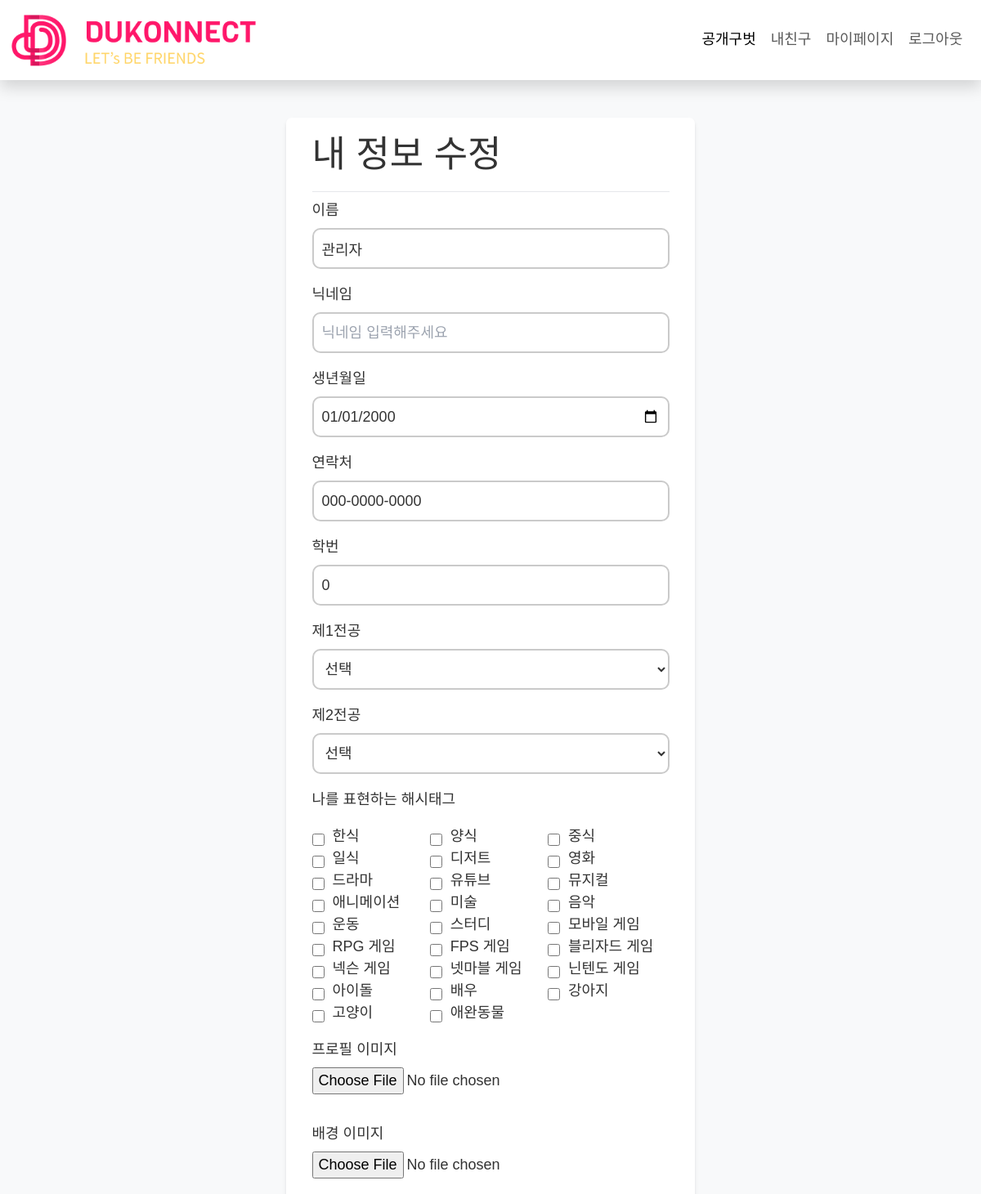
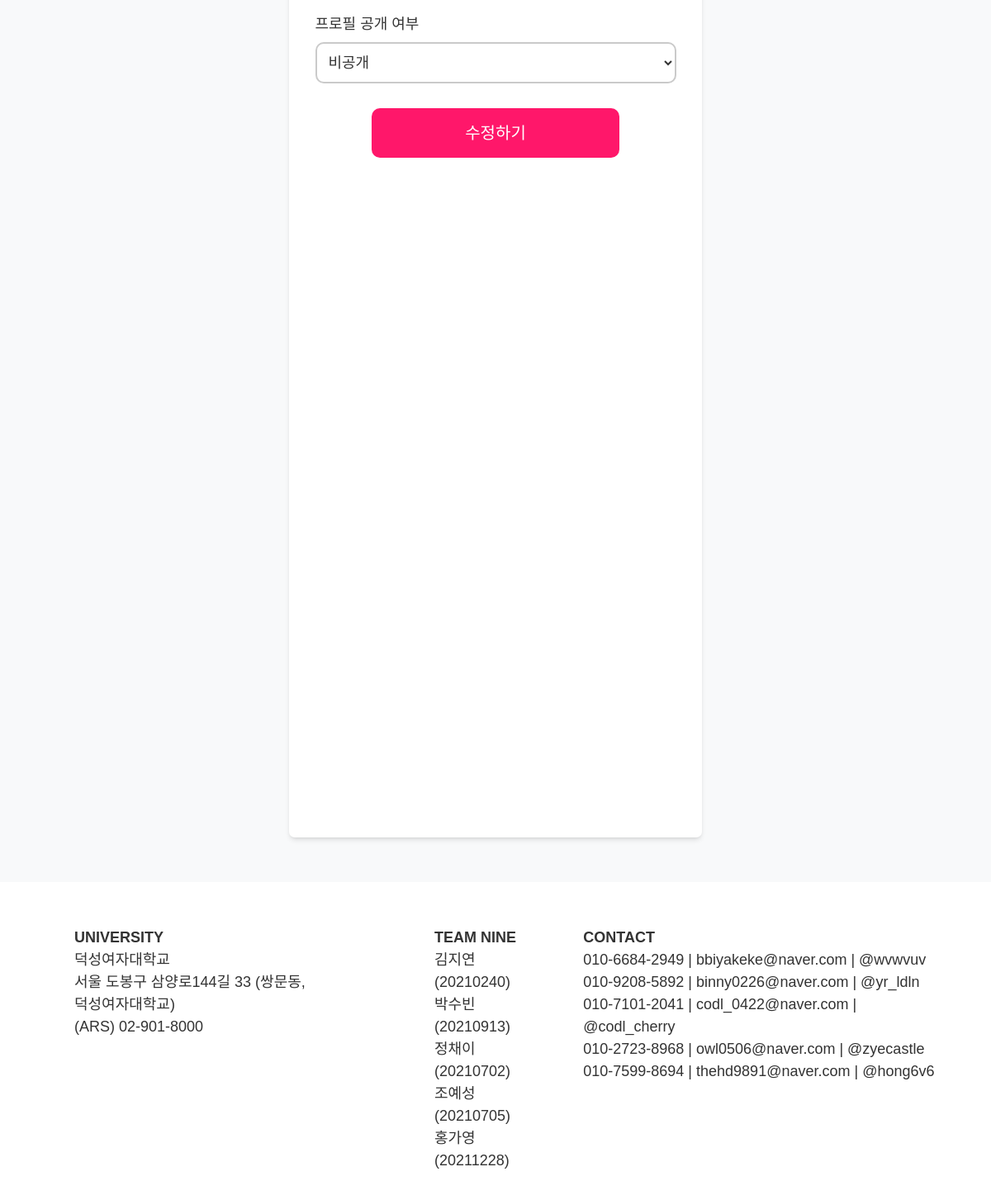
Page /accounts/update/ (signed in) on the committed database (2 pictures, top to bottom).
### app/models.py (models this page shows)
class User(AbstractUser):
    major = [
        ('국어국문학전공', '국어국문학전공'),
        ('일어일문학전공', '일어일문학전공'),
        ('중어중문학전공', '중어중문학전공'),
        ('영어영문학전공', '영어영문학전공'),
        ('불어불문학전공', '불어불문학전공'),
        ('독어독문학전공', '독어독문학전공'),
        ('스페인어전공', '스페인어전공'),
        ('사학전공', '사학전공'),
        ('철학전공', '철학전공'),
        ('미술사학전공', '미술사학전공'),
        ('경영학전공', '경영학전공'),
        ('회계학전공', '회계학전공'),
        ('국제통상학전공', '국제통상학전공'),
        ('법학전공', '법학전공'),
        ('문헌정보학전공', '문헌정보학전공'),
        ('사회학전공', '사회학전공'),
        ('심리학전공', '심리학전공'),
        ('아동가족학전공', '아동가족학전공'),
        ('사회복지학전공', '사회복지학전공'),
        ('정치외교학전공', '정치외교학전공'),
        ('의상디자인전공', '의상디자인전공'),
        ('유아교육과', '유아교육과'),
        ('디지털소프트웨어공학부', '디지털소프트웨어공학부'),
        ('컴퓨터공학전공', '컴퓨터공학전공'),
        ('IT미디어공학전공', 'IT미디어공학전공'),
        ('사이버보안전공', '사이버보안전공'),
        ('소프트웨어전공', '소프트웨어전공'),
        ('바이오공학전공', '바이오공학전공'),
        ('수학전공', '수학전공'),
        ('정보통계학전공', '정보통계학전공'),
        ('화학전공', '화학전공'),
        ('식품영양학전공', '식품영양학전공'),
        ('생활체육학전공', '생활체육학전공'),
        ('동양화전공', '동양화전공'),
        ('서양화전공', '서양화전공'),
        ('실내디자인전공', '실내디자인전공'),
        ('시각디자인전공', '시각디자인전공'),
        ('텍스타일디자인전공', '텍스타일디자인전공'),
        ('한국학전공', '한국학전공'),
        ('한국어교육전공', '한국어교육전공'),
        ('가상현실융합학과', '가상현실융합학과'),
        ('데이터사이언스학과', '데이터사이언스학과'),
    ]
    name = models.CharField(max_length=20, name="name")
    nickname = models.CharField(max_length=20, name="nickname", null=True)
    studentID = models.IntegerField(name="studentID")
    birth = models.DateField(null=True, name="birth")
    tel = models.CharField(max_length=20, name="tel")
    major1 = models.CharField(max_length=20, choices=major)
    major2 = models.CharField(max_length=20, choices=major, null=True)
    tag = models.ManyToManyField(Tag, blank=True)
    open_profile = models.BooleanField()
    prof_image = models.ImageField(upload_to='images/profile/%Y/%m/%d/', blank=True)
    back_image = models.ImageField(upload_to='images/background/%Y/%m/%d/', blank=True)
    friends = models.TextField(blank=True)
    liked = models.TextField(blank=True)
    like = models.TextField(blank=True)
    create_at = models.DateTimeField(auto_now_add=True)
    update_at = models.DateTimeField(auto_now=True)
    REQUIRED_FIELDS = ['name', 'studentID', 'birth', 'tel', 'open_profile']

class Tag(models.Model):
    name = models.CharField(max_length=50)
    slug = models.SlugField(max_length=200, unique=True, allow_unicode=True)
    def __str__(self):
        return self.name

### app/views.py (the view)
# urls.py: path('accounts/update/', views.update, name='update'),
def update(request):
    if request.method == "POST":
        form = CustomUserChangeForm(request.POST,instance=request.user)
        if form.is_valid():
            user = form.save(commit=False)  # 인스턴스를 바로 저장하지 않음
            user.tag.set(form.cleaned_data['tag'])
            user.prof_image = form.cleaned_data['prof_image']
            user.back_image = form.cleaned_data['back_image']
            user.save()
            return redirect("/mypage")
    else:
        form = CustomUserChangeForm(instance=request.user)
    context = {'form' : form}
    return render(request, 'accounts/update.html', context)

### app/templates/accounts/update.html (shortened to what this page needs)
{% extends 'module/sm_base.html' %}
{% block title %}내 정보 수정{% endblock %}
{% block content %}
    <form method="POST" aciton="{% url 'app:update' %}">
        {{form.as_p}}
        <button type="submit" class="pink acc-btn">수정하기</button>
      </div>
{% endblock %}

### app/static/css/common.css (style rules this page uses)
* { margin: 0; padding: 0; list-style: none; box-sizing: border-box; text-decoration: none; border: none; outline: none; font-size: 18px; color: #333; font-family: 'Noto Sans KR', sans-serif; word-break: keep-all; text-align: left; }
label { min-width: 130px; }
input, select, input[type='date'] { background: #FFF; border: 2px solid #cacaca; border-radius: 10px; box-shadow: 0px 0px 6px rgba(0, 0, 0, 0.25); height: 40px; min-width: 270px; padding: 0 10px !important; }
form p { display: flex; flex-direction: column; }
form input, form select, form input[type='date'] { width: 100%; height: 50px; box-shadow: none; margin-top: 8px; }
form input[type='checkbox'] { box-shadow: none; min-width: 15px; min-height: 15px; width: 15px; height: 15px; margin-right: 10px; padding: 0 !important; }
form input[type='file'] { box-shadow: none; border: none; border-radius: 0; padding: 0 !important; }
#id_tag { display: flex; flex-wrap: wrap; }
#id_tag div { width: 33%; }
#id_tag label { display: flex; align-items: center; }
button, input[type='submit'] { padding: 0 15px; border-radius: 10px !important; text-align: center; height: 40px; box-shadow: 0px 0px 6px rgba(0, 0, 0, 0.25); }
button.pink { color: #fff; background-color: #FF176A; border-color: #FF176A; }
.acc-btn { box-shadow: none ; margin: 30px auto 15px ; width: 300px ; height: 60px ; display: block !important; font-size: 20px ; }

### rows in the picture
User: name "관리자", birth "01/01/2000", tel "000-0000-0000", studentID "0", major1 "선택", major2 "선택", open_profile "비공개"
